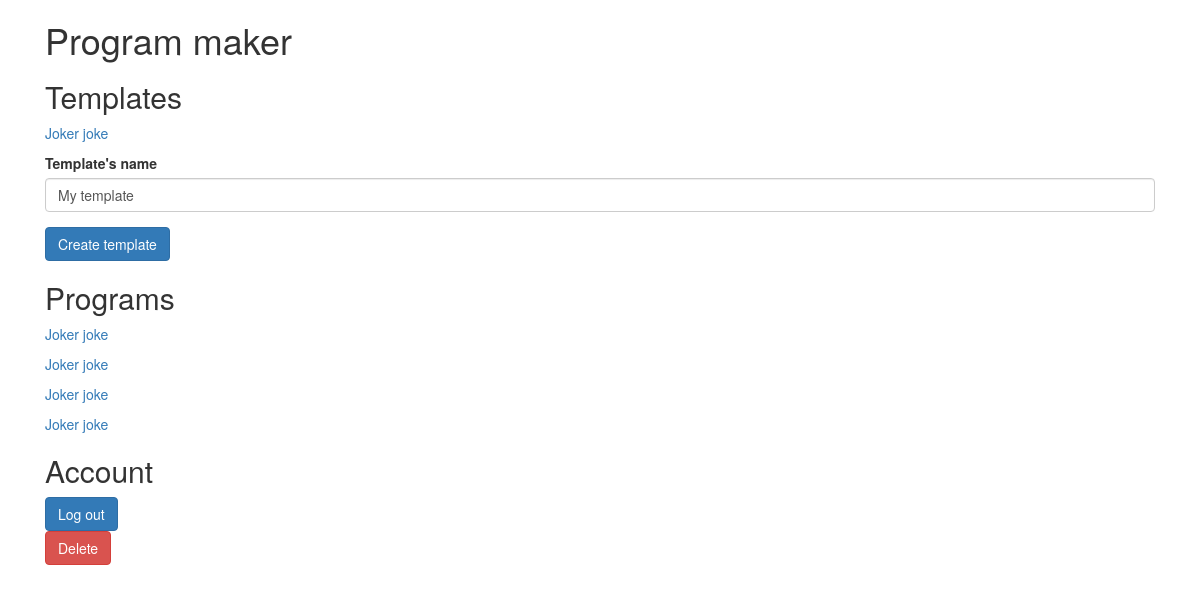
The app's page /dashboard (signed in) with its own data.
### main.py (models this page shows)
class ProgramTemplate(db.Model):
    __tablename__ = "programTemplates"
    id = Column(Integer, primary_key=True)
    user_id = Column(Integer, ForeignKey("users.id"))
    user = relationship("User", back_populates="program_templates")
    name = Column(String(250), nullable=False)
    workout_templates = relationship("WorkoutTemplate", back_populates="parent_program_template")

class Program(db.Model):
    __tablename__ = "programs"
    id = Column(Integer, primary_key=True)
    user_id = Column(Integer, ForeignKey("users.id"))
    user = relationship("User", back_populates="programs")
    name = Column(String(200), nullable=False)
    weeks = Column(Integer, nullable=False)
    workouts = relationship("Workout", back_populates="parent_program")

### main.py (the view, shortened to what this page needs)
@app.route("/dashboard", methods=["GET", "POST"])
@login_required
def dashboard():
    all_templates = ProgramTemplate.query.filter(ProgramTemplate.user_id == current_user.id)
    all_programs = Program.query.filter(Program.user_id == current_user.id)
    new_program_form = NewProgramForm(name="My template")
    return render_template("all.html", templates=all_templates, programs=all_programs, form=new_program_form)

### forms.py
class NewProgramForm(FlaskForm):
    name = StringField("Template's name", validators=[DataRequired()])
    create = SubmitField("Create template")

### main.py (called while the page is built)
@login_manager.user_loader
def load_user(user_id):
    return User.query.get(int(user_id))

### templates/all.html (shortened to what this page needs)
{% include "header.html" %}
{% import "bootstrap/wtf.html" as wtf %}
<div class="container">
    <h1>Program maker</h1>
    <h2>Templates</h2>
    {% if templates: %}
        {% for template in templates: %}
           <p><a href="{{ url_for('show_program_template', program_template_id=template.id) }}">{{ template.name }}</a></p>
        {% endfor %}
    {% else: %}
        <p>You have not added any templates yet.</p>
    {% endif %}
    {{ wtf.quick_form(form, novalidate=True, button_map={"create": "primary"}) }}
    <h2>Programs</h2>
    {% if programs: %}
        {% for program in programs: %}
           <p><a href="{{ url_for('show_program', program_id=program.id, week=1) }}">{{ program.name }}</a></p>
        {% endfor %}
    {% else: %}
        <p>You have not added any programs yet.</p>
    {% endif %}
    <h2>Account</h2>
<a class="btn btn-primary" href="{{url_for('logout')}}">Log out</a>
<a class="btn btn-danger" href="{{url_for('delete_user')}}">Delete</a>
</div>
{% include "footer.html" %}

### records on screen
ProgramTemplate: name "Joker joke"
Program: name "Joker joke"
Program: name "Joker joke"
Program: name "Joker joke"
Program: name "Joker joke"
